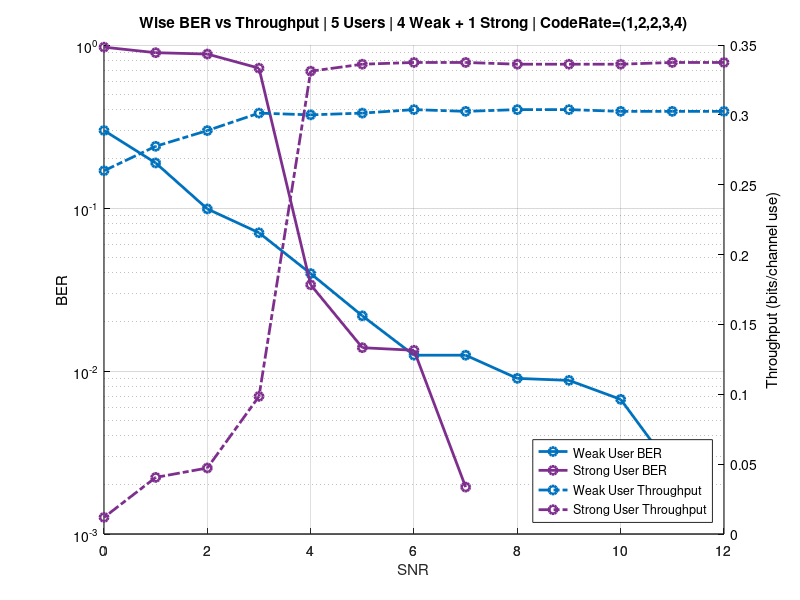

Write MATLAB code to recreate this figure.
clear all; close all; clc;
% WISE

%P_tx = 11:-1:0
SNR = 12:-1:0

user_4_ber = [0.00E+00
0.00E+00
0.00E+00
0.00E+00
0.00E+00
1.94E-03
1.34E-02
1.39E-02
3.38E-02
7.21E-01
8.80E-01
8.97E-01
9.70E-01
];
user_0_ber = [0.00E+00
2.49E-03
6.70E-03
8.76E-03
9.01E-03
1.25E-02
1.25E-02
2.18E-02
3.96E-02
7.05E-02
9.87E-02
1.89E-01
2.99E-01
];

user_4_thr = [2.70E+01
2.70E+01
2.69E+01
2.69E+01
2.69E+01
2.70E+01
2.70E+01
2.69E+01
2.65E+01
7.88E+00
3.78E+00
3.24E+00
9.51E-01
]/80;
user_0_thr = [2.42E+01
2.42E+01
2.42E+01
2.43E+01
2.43E+01
2.42E+01
2.43E+01
2.41E+01
2.40E+01
2.41E+01
2.31E+01
2.22E+01
2.08E+01
]/80;

figure(1)
grid on; hold on;
color = get (gca, "ColorOrder");

[hax, a0, b0] = plotyy (SNR, user_0_ber, SNR, user_0_thr,@semilogy,@plot);
[~, a4, b4] = plotyy (SNR, user_4_ber, SNR, user_4_thr,@semilogy,@plot);


% Color Style by User
set ([a0, b0], "marker", "o", 'LineWidth',2, "color", color(1,:));
set ([a4, b4], "marker", "o", 'LineWidth',2, "color", color(4,:));

% Line Style by metric
set ([a0, a4], "linestyle", "-");
set ([b0, b4], "linestyle", "-.");

set(hax,{'ycolor'},{'k';'k'})
grid on;
xlabel (hax(1), "xlabel");
ylabel (hax(1), "BER");
ylabel (hax(2), "Throughput (bits/channel use)");

xlabel('SNR');
hleg1 = legend('Weak User BER','Strong User BER','Weak User Throughput','Strong User Throughput',"location", "southeast");
%title (hax(2), 'BER vs Throughput | 5 Users | 3 Weak + 2 Strong | Rw = 1/4 | Rs = 1/2');
title (hax(2), 'Wise BER vs Throughput | 5 Users | 4 Weak + 1 Strong | CodeRate=(1,2,2,3,4)');

%%%%%%%%%%%%%%%%%%%%%%%%%%%%%%%%%%%%%%%%%%%
%%%%%%%%%%%%%%%%%%%%%%%%%%%%%%%%%%%%%%%%%%%

%